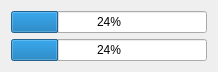
<?xml version="1.0" encoding="UTF-8"?>
<ui version="4.0">
 <class>Form</class>
 <widget class="QWidget" name="Form">
  <property name="geometry">
   <rect>
    <x>0</x>
    <y>0</y>
    <width>218</width>
    <height>68</height>
   </rect>
  </property>
  <property name="windowTitle">
   <string>Form</string>
  </property>
  <layout class="QVBoxLayout" name="verticalLayout">
   <item>
    <widget class="QProgressBar" name="progressBarPrimary">
     <property name="sizePolicy">
      <sizepolicy hsizetype="Expanding" vsizetype="Fixed">
       <horstretch>0</horstretch>
       <verstretch>0</verstretch>
      </sizepolicy>
     </property>
     <property name="minimumSize">
      <size>
       <width>0</width>
       <height>0</height>
      </size>
     </property>
     <property name="value">
      <number>24</number>
     </property>
    </widget>
   </item>
   <item>
    <widget class="QProgressBar" name="progressBarSecondary">
     <property name="sizePolicy">
      <sizepolicy hsizetype="Expanding" vsizetype="Fixed">
       <horstretch>0</horstretch>
       <verstretch>0</verstretch>
      </sizepolicy>
     </property>
     <property name="minimumSize">
      <size>
       <width>0</width>
       <height>0</height>
      </size>
     </property>
     <property name="value">
      <number>24</number>
     </property>
    </widget>
   </item>
  </layout>
 </widget>
 <resources/>
 <connections/>
</ui>
